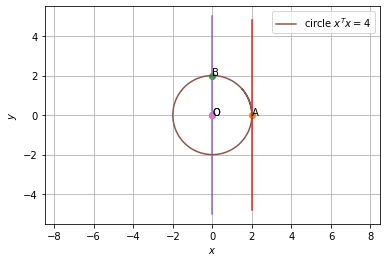

Generate this figure with Python:
# -*- coding: utf-8 -*-
"""Assignment_5.ipynb

Automatically generated by Colaboratory.

Original file is located at
    https://colab.research.google.com/drive/1xuIdUcFTwibD5BKq1vJje_6kJw5asvGV
"""

import numpy as np
 
import matplotlib.pyplot as plt
def dir_vec(A,B):
  return B-A
 
def norm_vec(A,B):
  return np.matmul(omat, dir_vec(A,B))
 
#Generate line points
def line_gen(A,B):
  len =10
  dim = A.shape[0]
  x_AB = np.zeros((dim,len))
  lam_1 = np.linspace(0,1,len)
  for i in range(len):
    temp1 = A + lam_1[i]*(B-A)
    x_AB[:,i]= temp1.T
  return x_AB
 
def tri_vert(a,b,c):
  p = (a**2 + c**2-b**2 )/(2*a)
  q = np.sqrt(c**2-p**2)
 
#Triangle vertices
  A = np.array([p,q]) 
  B = np.array([0,0]) 
  C = np.array([a,0]) 
  return  A,B,C
 
#Generate line points
#def line_dir_pt(m,A,k1,k2):
#  len =10
#  x_AB = np.zeros((2,len))
#  lam_1 = np.linspace(k1,k2,len)
#  for i in range(len):
#    temp1 = A + lam_1[i]*m
#    x_AB[:,i]= temp1.T
#  return x_AB
 
def line_dir_pt(m,A, dim):
  len = 10
  dim = A.shape[0]
  x_AB = np.zeros((dim,len))
  lam_1 = np.linspace(0,10,len)
  for i in range(len):
    temp1 = A + lam_1[i]*m
    x_AB[:,i]= temp1.T
  return x_AB
 
 
#Generate line points
#def line_gen(A,B):
#  len =10
#  x_AB = np.zeros((2,len))
#  lam_1 = np.linspace(0,1,len)
#  for i in range(len):
#    temp1 = A + lam_1[i]*(B-A)
#    x_AB[:,i]= temp1.T
#  return x_AB
 
#Foot of the Altitude
def alt_foot(A,B,C):
  m = B-C
  n = np.matmul(omat,m) 
  N=np.vstack((m,n))
  p = np.zeros(2)
  p[0] = m@A 
  p[1] = n@B
  #Intersection
  P=np.linalg.inv(N.T)@p
  return P
 
#Radius and centre of the circumcircle
#of triangle ABC
def ccircle(A,B,C):
  p = np.zeros(2)
  n1 = dir_vec(B,A)
  p[0] = 0.5*(np.linalg.norm(A)**2-np.linalg.norm(B)**2)
  n2 = dir_vec(C,B)
  p[1] = 0.5*(np.linalg.norm(B)**2-np.linalg.norm(C)**2)
  #Intersection
  N=np.vstack((n1,n2))
  O=np.linalg.inv(N)@p
  r = np.linalg.norm(A -O)
  return O,r
 
#Radius and centre of the incircle
#of triangle ABC
def icentre(A,B,C,k1,k2):
  p = np.zeros(2)
  t = norm_vec(B,C)
  n1 = t/np.linalg.norm(t)
  t = norm_vec(C,A)
  n2 = t/np.linalg.norm(t)
  t = norm_vec(A,B)
  n3 = t/np.linalg.norm(t)
  p[0] = n1@B- k1*n2@C
  p[1] = n2@C- k2*n3@A
  N=np.vstack((n1-k1*n2,n2-k2*n3))
  I=np.matmul(np.linalg.inv(N),p)
  r = n1@(I-B)
  #Intersection
  return I,r
 
dvec = np.array([-1,1]) 
#Orthogonal matrix
omat = np.array([[0,1],[-1,0]]) 
 
 
 
len=int(1e5)
#Plotting circle
O=np.array([0,0])
r=2
theta = np.linspace(0,7,len)
x_circ = np.zeros((2,len))
x_circ[0,:] = r*np.cos(theta)
x_circ[1,:] = r*np.sin(theta)
x_circ = (x_circ.T + O).T
plt.plot(O[0], O[1], 'o')
plt.text(O[0] * (1 + 0.1), O[1] * (1 - 0.1) , 'O')
 
# Generating points
A = np.array([2,0])
B = np.array([0,2])
l = np.array([2,4.8])
m = np.array([2,-4.8])
r = np.array([0,5])
s = np.array([0,-5])
 
#Plotting points
plt.plot(A[0], A[1], 'o')
plt.text(2, 0, 'A')
plt.plot(B[0], B[1], 'o')
plt.text(0, 2, 'B')
 
# Generating lines
x_lm = line_gen(l,m)
x_rs = line_gen(r,s)
 
#Plotting all lines
plt.plot(x_lm[0,:],x_lm[1,:])
plt.plot(x_rs[0,:],x_rs[1,:])
 
 
#Plotting circle
O=np.array([0,0])
r=2
theta = np.linspace(0,7,len)
x_circ = np.zeros((2,len))
x_circ[0,:] = r*np.cos(theta)
x_circ[1,:] = r*np.sin(theta)
x_circ = (x_circ.T + O).T
plt.plot(x_circ[0,:],x_circ[1,:],label= 'circle $x^Tx=4$')
plt.plot(O[0], O[1], 'o')
plt.text(O[0] * (1 + 0.1), O[1] * (1 - 0.1) , 'O')
 
plt.xlabel('$x$')
plt.ylabel('$y$')
plt.legend(loc='upper right')
plt.grid() # minor
plt.axis('equal')
#plt.show()
